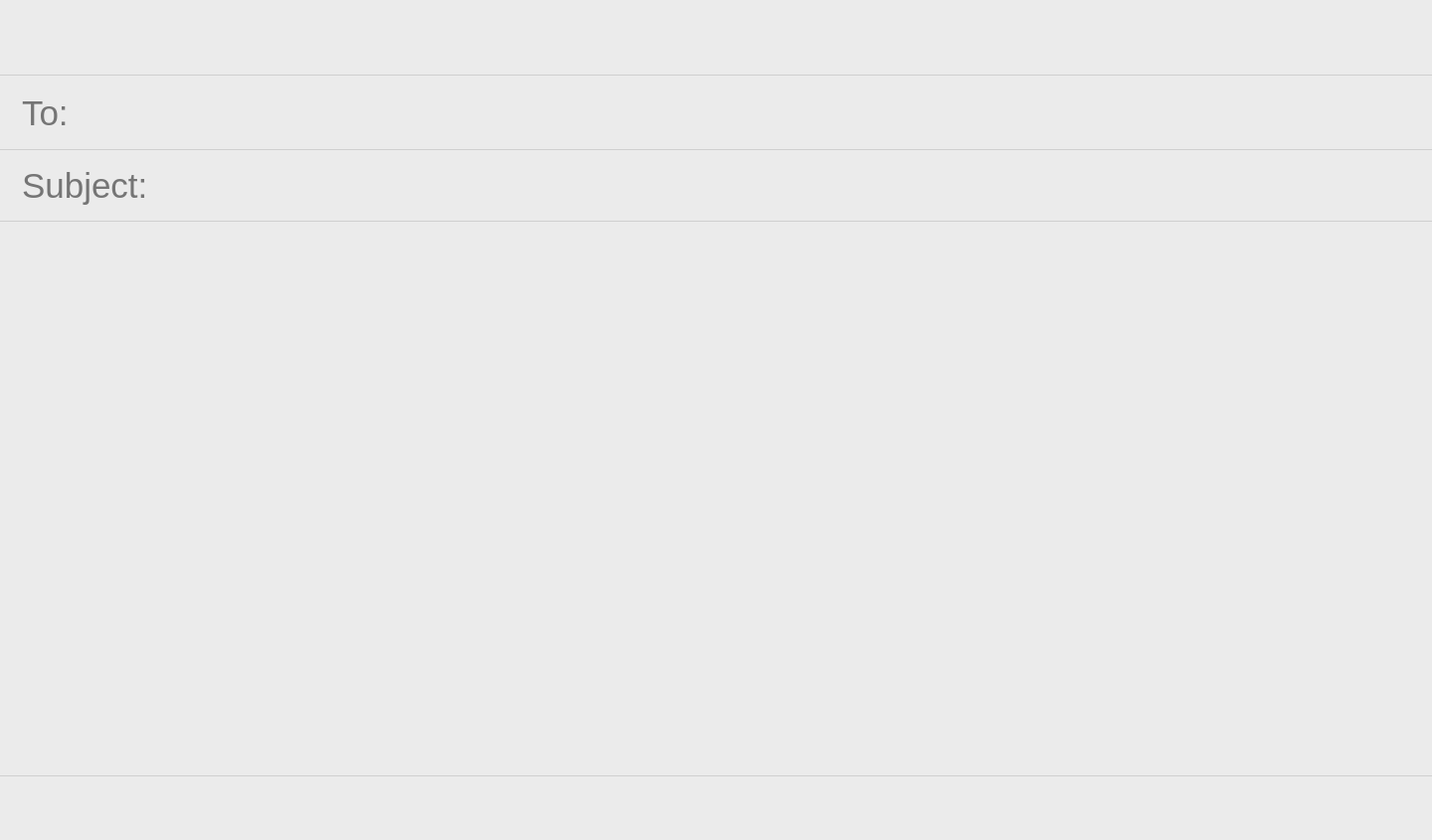
<?xml version="1.0" encoding="UTF-8"?>
<ui version="4.0">
 <class>Search</class>
 <widget class="QMainWindow" name="Search">
  <property name="geometry">
   <rect>
    <x>0</x>
    <y>0</y>
    <width>1440</width>
    <height>845</height>
   </rect>
  </property>
  <property name="windowTitle">
   <string>MainWindow</string>
  </property>
  <property name="layoutDirection">
   <enum>Qt::LeftToRight</enum>
  </property>
  <property name="styleSheet">
   <string notr="true">background:rgb(235, 235, 235)</string>
  </property>
  <widget class="QWidget" name="centralwidget">
   <widget class="Line" name="line">
    <property name="geometry">
     <rect>
      <x>0</x>
      <y>75</y>
      <width>1440</width>
      <height>1</height>
     </rect>
    </property>
    <property name="styleSheet">
     <string notr="true">background:rgb(207, 207, 207)</string>
    </property>
    <property name="frameShadow">
     <enum>QFrame::Plain</enum>
    </property>
    <property name="lineWidth">
     <number>-5</number>
    </property>
    <property name="midLineWidth">
     <number>0</number>
    </property>
    <property name="orientation">
     <enum>Qt::Horizontal</enum>
    </property>
   </widget>
   <widget class="QLineEdit" name="searchEntry_2">
    <property name="geometry">
     <rect>
      <x>20</x>
      <y>78</y>
      <width>1431</width>
      <height>71</height>
     </rect>
    </property>
    <property name="font">
     <font>
      <pointsize>26</pointsize>
     </font>
    </property>
    <property name="focusPolicy">
     <enum>Qt::ClickFocus</enum>
    </property>
    <property name="styleSheet">
     <string notr="true">border:0px;background:rgb(235, 235, 235)</string>
    </property>
    <property name="text">
     <string/>
    </property>
    <property name="placeholderText">
     <string>To:</string>
    </property>
   </widget>
   <widget class="Line" name="line_2">
    <property name="geometry">
     <rect>
      <x>0</x>
      <y>150</y>
      <width>1440</width>
      <height>1</height>
     </rect>
    </property>
    <property name="styleSheet">
     <string notr="true">background:rgb(207, 207, 207)</string>
    </property>
    <property name="frameShadow">
     <enum>QFrame::Plain</enum>
    </property>
    <property name="lineWidth">
     <number>-5</number>
    </property>
    <property name="midLineWidth">
     <number>0</number>
    </property>
    <property name="orientation">
     <enum>Qt::Horizontal</enum>
    </property>
   </widget>
   <widget class="Line" name="line_3">
    <property name="geometry">
     <rect>
      <x>0</x>
      <y>222</y>
      <width>1440</width>
      <height>1</height>
     </rect>
    </property>
    <property name="styleSheet">
     <string notr="true">background:rgb(207, 207, 207)</string>
    </property>
    <property name="frameShadow">
     <enum>QFrame::Plain</enum>
    </property>
    <property name="lineWidth">
     <number>-5</number>
    </property>
    <property name="midLineWidth">
     <number>0</number>
    </property>
    <property name="orientation">
     <enum>Qt::Horizontal</enum>
    </property>
   </widget>
   <widget class="QLineEdit" name="searchEntry_3">
    <property name="geometry">
     <rect>
      <x>20</x>
      <y>151</y>
      <width>1431</width>
      <height>71</height>
     </rect>
    </property>
    <property name="font">
     <font>
      <pointsize>26</pointsize>
     </font>
    </property>
    <property name="focusPolicy">
     <enum>Qt::ClickFocus</enum>
    </property>
    <property name="styleSheet">
     <string notr="true">border:0px;background:rgb(235, 235, 235)</string>
    </property>
    <property name="text">
     <string/>
    </property>
    <property name="placeholderText">
     <string>Subject:</string>
    </property>
   </widget>
   <widget class="QTextEdit" name="textEdit">
    <property name="geometry">
     <rect>
      <x>20</x>
      <y>254</y>
      <width>1401</width>
      <height>521</height>
     </rect>
    </property>
    <property name="font">
     <font>
      <pointsize>16</pointsize>
      <weight>50</weight>
      <italic>false</italic>
      <bold>false</bold>
     </font>
    </property>
    <property name="focusPolicy">
     <enum>Qt::ClickFocus</enum>
    </property>
    <property name="styleSheet">
     <string notr="true">border:0px;background:rgb(235, 235, 235)</string>
    </property>
    <property name="frameShadow">
     <enum>QFrame::Plain</enum>
    </property>
   </widget>
   <widget class="Line" name="line_4">
    <property name="geometry">
     <rect>
      <x>0</x>
      <y>780</y>
      <width>1440</width>
      <height>1</height>
     </rect>
    </property>
    <property name="styleSheet">
     <string notr="true">background:rgb(207, 207, 207)</string>
    </property>
    <property name="frameShadow">
     <enum>QFrame::Plain</enum>
    </property>
    <property name="lineWidth">
     <number>-5</number>
    </property>
    <property name="midLineWidth">
     <number>0</number>
    </property>
    <property name="orientation">
     <enum>Qt::Horizontal</enum>
    </property>
   </widget>
  </widget>
 </widget>
 <resources>
  <include location="../icons.qrc"/>
 </resources>
 <connections/>
</ui>
